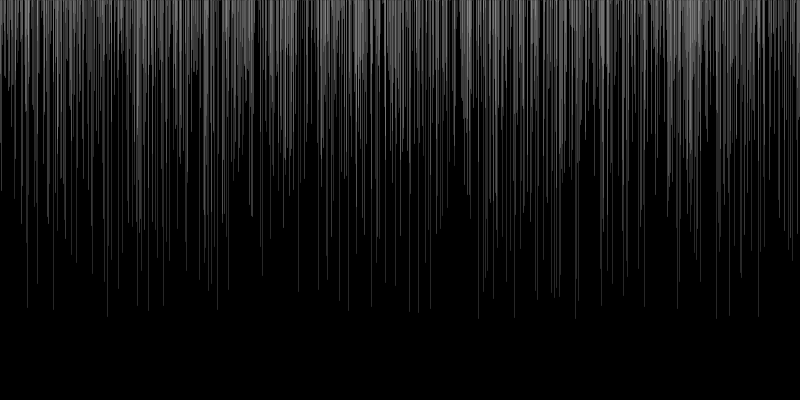
Frame 1 (no input)
Frame 60 (the mouse pressed at the canvas centre just before this capture): identical to frame 1, image omitted
Frame 120 (the mouse held since frame 60 and released just before this capture): identical to frame 1, image omitted

The Processing sketch that drew this single still picture (run headless with seeded random() and noise(); from frame 60 on, the mouse is pressed at the canvas centre):

// Processing sketch: loop_et_all
// ── loop_et_all.pde
/*
example goes through the ideas of 
probability
if else  
for loop
mapping
randomness
*/

/*
uncomment the code in draw and 
comment the code in setup to see
how the visualisation changes
*/

void setup(){
 size (800,400);
 background(0);
  
  //*** using probability through random function
  for(int j = 0; j<5; j++){
    float strokeColor = map(j,0,4,50,200); // maps "whiteness" directly proportional to j 
    float strokeAlpha = map(j,0,4,200,50);  // maps alpha inversely proportional to j
    
    stroke(strokeColor,strokeAlpha);
    
    for(int i = 0; i < width; i++){
      float x = random(0,1); // returns a value between 0 and 1 to x
      
      if (x < 0.4){  // the probability of x being less than 0.4 is 40%
                     // implying that the if condition will get triggered 40% of the time   
        line(i,0,i,random(0,height*j/5));
      }
    }
  }  
}

void draw(){
  save("image1.png");
  //background(200);
  /*
  //*** using probability through random function
  for(int i = 0; i < width; i++){
    float x = random(0,1); // returns a value between 0 and 1 to x
    
    if (x < 0.4){  // the probability of x being less than 0.4 is 40%
                   // implying that the if condition will get triggered 40% of the time   
      line(i,0,i,height);
    }
  }
  */ 
}
